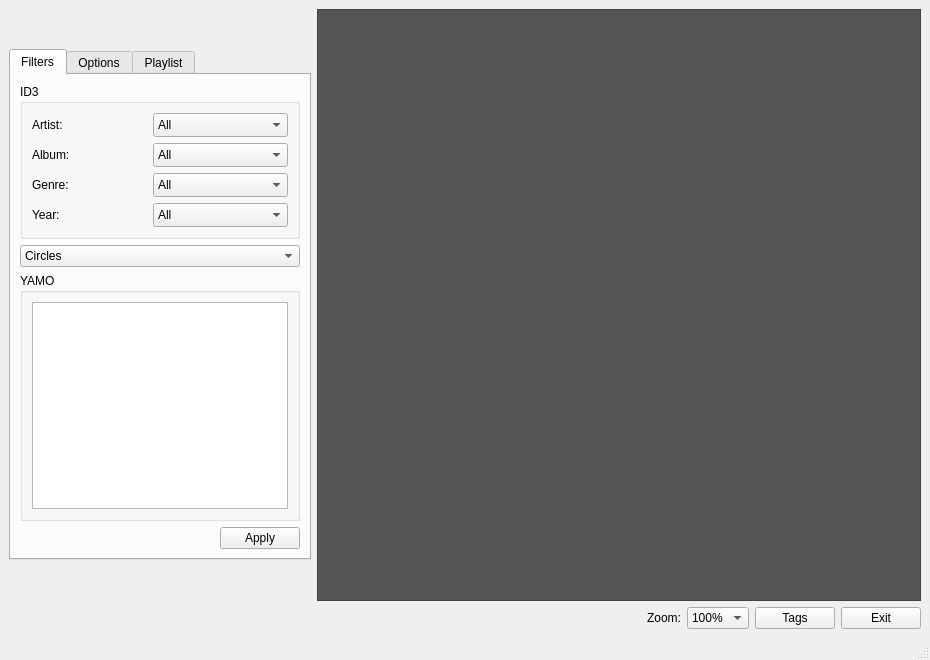
<?xml version="1.0" encoding="UTF-8"?>
<ui version="4.0">
 <author>contato [at] andrecaribe [dot] com [dot] br</author>
 <class>MainWindow</class>
 <widget class="QMainWindow" name="MainWindow">
  <property name="geometry">
   <rect>
    <x>0</x>
    <y>0</y>
    <width>930</width>
    <height>660</height>
   </rect>
  </property>
  <property name="windowTitle">
   <string>MainWindow</string>
  </property>
  <widget class="QWidget" name="centralWidget">
   <layout class="QGridLayout" name="gridLayout_4">
    <item row="0" column="0">
     <widget class="QTabWidget" name="tabs">
      <property name="sizePolicy">
       <sizepolicy hsizetype="Fixed" vsizetype="Fixed">
        <horstretch>0</horstretch>
        <verstretch>0</verstretch>
       </sizepolicy>
      </property>
      <property name="minimumSize">
       <size>
        <width>251</width>
        <height>511</height>
       </size>
      </property>
      <property name="currentIndex">
       <number>0</number>
      </property>
      <widget class="QWidget" name="tabFilters">
       <attribute name="title">
        <string>Filters</string>
       </attribute>
       <layout class="QGridLayout" name="gridLayout_3">
        <item row="0" column="0">
         <widget class="QGroupBox" name="groupID3Filters">
          <property name="sizePolicy">
           <sizepolicy hsizetype="Expanding" vsizetype="Fixed">
            <horstretch>0</horstretch>
            <verstretch>0</verstretch>
           </sizepolicy>
          </property>
          <property name="title">
           <string>ID3</string>
          </property>
          <layout class="QGridLayout" name="gridLayout">
           <item row="0" column="0">
            <layout class="QHBoxLayout" name="horizontalLayout_4">
             <property name="sizeConstraint">
              <enum>QLayout::SetNoConstraint</enum>
             </property>
             <item>
              <widget class="QLabel" name="label">
               <property name="sizePolicy">
                <sizepolicy hsizetype="Fixed" vsizetype="Fixed">
                 <horstretch>0</horstretch>
                 <verstretch>0</verstretch>
                </sizepolicy>
               </property>
               <property name="text">
                <string>Artist:</string>
               </property>
              </widget>
             </item>
             <item>
              <spacer name="horizontalSpacer">
               <property name="orientation">
                <enum>Qt::Horizontal</enum>
               </property>
               <property name="sizeHint" stdset="0">
                <size>
                 <width>40</width>
                 <height>20</height>
                </size>
               </property>
              </spacer>
             </item>
             <item>
              <widget class="QComboBox" name="cmbArtist">
               <property name="sizePolicy">
                <sizepolicy hsizetype="Fixed" vsizetype="Fixed">
                 <horstretch>0</horstretch>
                 <verstretch>0</verstretch>
                </sizepolicy>
               </property>
               <property name="minimumSize">
                <size>
                 <width>135</width>
                 <height>24</height>
                </size>
               </property>
               <property name="maximumSize">
                <size>
                 <width>135</width>
                 <height>24</height>
                </size>
               </property>
               <item>
                <property name="text">
                 <string>All</string>
                </property>
               </item>
              </widget>
             </item>
            </layout>
           </item>
           <item row="1" column="0">
            <layout class="QHBoxLayout" name="horizontalLayout_3">
             <item>
              <widget class="QLabel" name="label_2">
               <property name="sizePolicy">
                <sizepolicy hsizetype="Fixed" vsizetype="Fixed">
                 <horstretch>0</horstretch>
                 <verstretch>0</verstretch>
                </sizepolicy>
               </property>
               <property name="text">
                <string>Album:</string>
               </property>
              </widget>
             </item>
             <item>
              <spacer name="horizontalSpacer_2">
               <property name="orientation">
                <enum>Qt::Horizontal</enum>
               </property>
               <property name="sizeHint" stdset="0">
                <size>
                 <width>40</width>
                 <height>20</height>
                </size>
               </property>
              </spacer>
             </item>
             <item>
              <widget class="QComboBox" name="cmbAlbum">
               <property name="sizePolicy">
                <sizepolicy hsizetype="Fixed" vsizetype="Fixed">
                 <horstretch>0</horstretch>
                 <verstretch>0</verstretch>
                </sizepolicy>
               </property>
               <property name="minimumSize">
                <size>
                 <width>135</width>
                 <height>24</height>
                </size>
               </property>
               <property name="maximumSize">
                <size>
                 <width>135</width>
                 <height>24</height>
                </size>
               </property>
               <item>
                <property name="text">
                 <string>All</string>
                </property>
               </item>
              </widget>
             </item>
            </layout>
           </item>
           <item row="2" column="0">
            <layout class="QHBoxLayout" name="horizontalLayout_2">
             <item>
              <widget class="QLabel" name="label_3">
               <property name="sizePolicy">
                <sizepolicy hsizetype="Preferred" vsizetype="Fixed">
                 <horstretch>0</horstretch>
                 <verstretch>0</verstretch>
                </sizepolicy>
               </property>
               <property name="text">
                <string>Genre:</string>
               </property>
              </widget>
             </item>
             <item>
              <spacer name="horizontalSpacer_3">
               <property name="orientation">
                <enum>Qt::Horizontal</enum>
               </property>
               <property name="sizeHint" stdset="0">
                <size>
                 <width>40</width>
                 <height>20</height>
                </size>
               </property>
              </spacer>
             </item>
             <item>
              <widget class="QComboBox" name="cmbGenre">
               <property name="sizePolicy">
                <sizepolicy hsizetype="Fixed" vsizetype="Fixed">
                 <horstretch>0</horstretch>
                 <verstretch>0</verstretch>
                </sizepolicy>
               </property>
               <property name="minimumSize">
                <size>
                 <width>135</width>
                 <height>24</height>
                </size>
               </property>
               <property name="maximumSize">
                <size>
                 <width>135</width>
                 <height>24</height>
                </size>
               </property>
               <item>
                <property name="text">
                 <string>All</string>
                </property>
               </item>
              </widget>
             </item>
            </layout>
           </item>
           <item row="3" column="0">
            <layout class="QHBoxLayout" name="horizontalLayout">
             <item>
              <widget class="QLabel" name="label_4">
               <property name="sizePolicy">
                <sizepolicy hsizetype="Fixed" vsizetype="Fixed">
                 <horstretch>0</horstretch>
                 <verstretch>0</verstretch>
                </sizepolicy>
               </property>
               <property name="text">
                <string>Year:</string>
               </property>
              </widget>
             </item>
             <item>
              <spacer name="horizontalSpacer_4">
               <property name="orientation">
                <enum>Qt::Horizontal</enum>
               </property>
               <property name="sizeHint" stdset="0">
                <size>
                 <width>40</width>
                 <height>20</height>
                </size>
               </property>
              </spacer>
             </item>
             <item>
              <widget class="QComboBox" name="cmbYear">
               <property name="sizePolicy">
                <sizepolicy hsizetype="Fixed" vsizetype="Fixed">
                 <horstretch>0</horstretch>
                 <verstretch>0</verstretch>
                </sizepolicy>
               </property>
               <property name="minimumSize">
                <size>
                 <width>135</width>
                 <height>24</height>
                </size>
               </property>
               <property name="maximumSize">
                <size>
                 <width>135</width>
                 <height>24</height>
                </size>
               </property>
               <item>
                <property name="text">
                 <string>All</string>
                </property>
               </item>
              </widget>
             </item>
            </layout>
           </item>
          </layout>
         </widget>
        </item>
        <item row="2" column="0">
         <widget class="QGroupBox" name="groupYAMOFilters">
          <property name="sizePolicy">
           <sizepolicy hsizetype="Expanding" vsizetype="Expanding">
            <horstretch>0</horstretch>
            <verstretch>0</verstretch>
           </sizepolicy>
          </property>
          <property name="title">
           <string>YAMO</string>
          </property>
          <layout class="QGridLayout" name="gridLayout_2">
           <item row="0" column="0">
            <widget class="QGraphicsView" name="tagFiltersList">
             <property name="sceneRect">
              <rectf>
               <x>0.000000000000000</x>
               <y>0.000000000000000</y>
               <width>0.000000000000000</width>
               <height>0.000000000000000</height>
              </rectf>
             </property>
             <property name="alignment">
              <set>Qt::AlignHCenter|Qt::AlignTop</set>
             </property>
            </widget>
           </item>
          </layout>
         </widget>
        </item>
        <item row="3" column="0">
         <layout class="QHBoxLayout" name="horizontalLayout_5">
          <item>
           <spacer name="horizontalSpacer_6">
            <property name="orientation">
             <enum>Qt::Horizontal</enum>
            </property>
            <property name="sizeHint" stdset="0">
             <size>
              <width>40</width>
              <height>20</height>
             </size>
            </property>
           </spacer>
          </item>
          <item>
           <widget class="QPushButton" name="btnApply">
            <property name="sizePolicy">
             <sizepolicy hsizetype="Fixed" vsizetype="Fixed">
              <horstretch>0</horstretch>
              <verstretch>0</verstretch>
             </sizepolicy>
            </property>
            <property name="text">
             <string>Apply</string>
            </property>
           </widget>
          </item>
         </layout>
        </item>
        <item row="1" column="0">
         <widget class="QComboBox" name="cmbMethod">
          <item>
           <property name="text">
            <string>Circles </string>
           </property>
          </item>
          <item>
           <property name="text">
            <string>Simplified PCA</string>
           </property>
          </item>
         </widget>
        </item>
       </layout>
      </widget>
      <widget class="QWidget" name="tabOptions">
       <attribute name="title">
        <string>Options</string>
       </attribute>
       <widget class="QCheckBox" name="chkClearCache">
        <property name="geometry">
         <rect>
          <x>10</x>
          <y>10</y>
          <width>151</width>
          <height>23</height>
         </rect>
        </property>
        <property name="text">
         <string>Delete data on exit</string>
        </property>
        <property name="checked">
         <bool>true</bool>
        </property>
       </widget>
      </widget>
      <widget class="QWidget" name="tabPlaylist">
       <attribute name="title">
        <string>Playlist</string>
       </attribute>
       <widget class="QListWidget" name="lstPlaylist">
        <property name="geometry">
         <rect>
          <x>10</x>
          <y>30</y>
          <width>256</width>
          <height>411</height>
         </rect>
        </property>
       </widget>
       <widget class="QPushButton" name="btnPlay">
        <property name="geometry">
         <rect>
          <x>30</x>
          <y>450</y>
          <width>71</width>
          <height>25</height>
         </rect>
        </property>
        <property name="text">
         <string>Play</string>
        </property>
       </widget>
       <widget class="QPushButton" name="btnPause">
        <property name="geometry">
         <rect>
          <x>100</x>
          <y>450</y>
          <width>71</width>
          <height>25</height>
         </rect>
        </property>
        <property name="text">
         <string>Pause</string>
        </property>
       </widget>
       <widget class="QPushButton" name="btnStop">
        <property name="geometry">
         <rect>
          <x>170</x>
          <y>450</y>
          <width>71</width>
          <height>25</height>
         </rect>
        </property>
        <property name="text">
         <string>Stop</string>
        </property>
       </widget>
      </widget>
     </widget>
    </item>
    <item row="0" column="1">
     <widget class="QGraphicsView" name="canvasView">
      <property name="cursor" stdset="0">
       <cursorShape>CrossCursor</cursorShape>
      </property>
      <property name="styleSheet">
       <string>background-color: rgb(85, 85, 85);</string>
      </property>
      <property name="verticalScrollBarPolicy">
       <enum>Qt::ScrollBarAlwaysOff</enum>
      </property>
      <property name="horizontalScrollBarPolicy">
       <enum>Qt::ScrollBarAlwaysOff</enum>
      </property>
      <property name="sceneRect">
       <rectf>
        <x>0.000000000000000</x>
        <y>0.000000000000000</y>
        <width>0.000000000000000</width>
        <height>0.000000000000000</height>
       </rectf>
      </property>
      <property name="alignment">
       <set>Qt::AlignCenter</set>
      </property>
      <property name="renderHints">
       <set>QPainter::Antialiasing|QPainter::TextAntialiasing</set>
      </property>
      <property name="transformationAnchor">
       <enum>QGraphicsView::AnchorViewCenter</enum>
      </property>
      <property name="resizeAnchor">
       <enum>QGraphicsView::AnchorViewCenter</enum>
      </property>
      <property name="viewportUpdateMode">
       <enum>QGraphicsView::FullViewportUpdate</enum>
      </property>
      <property name="rubberBandSelectionMode">
       <enum>Qt::IntersectsItemShape</enum>
      </property>
     </widget>
    </item>
    <item row="1" column="0" colspan="2">
     <layout class="QHBoxLayout" name="horizontalLayout_6">
      <item>
       <spacer name="horizontalSpacer_5">
        <property name="orientation">
         <enum>Qt::Horizontal</enum>
        </property>
        <property name="sizeHint" stdset="0">
         <size>
          <width>40</width>
          <height>20</height>
         </size>
        </property>
       </spacer>
      </item>
      <item>
       <widget class="QLabel" name="label_5">
        <property name="text">
         <string>Zoom:</string>
        </property>
       </widget>
      </item>
      <item>
       <widget class="QComboBox" name="cmbZoom">
        <item>
         <property name="text">
          <string>100%</string>
         </property>
        </item>
        <item>
         <property name="text">
          <string>50%</string>
         </property>
        </item>
        <item>
         <property name="text">
          <string>200%</string>
         </property>
        </item>
       </widget>
      </item>
      <item>
       <widget class="QPushButton" name="btnTags">
        <property name="text">
         <string>Tags</string>
        </property>
       </widget>
      </item>
      <item>
       <widget class="QPushButton" name="btnExit">
        <property name="text">
         <string>Exit</string>
        </property>
       </widget>
      </item>
     </layout>
    </item>
   </layout>
  </widget>
  <widget class="QMenuBar" name="menubar">
   <property name="geometry">
    <rect>
     <x>0</x>
     <y>0</y>
     <width>930</width>
     <height>24</height>
    </rect>
   </property>
  </widget>
  <widget class="QStatusBar" name="statusbar"/>
 </widget>
 <resources/>
 <connections/>
</ui>
